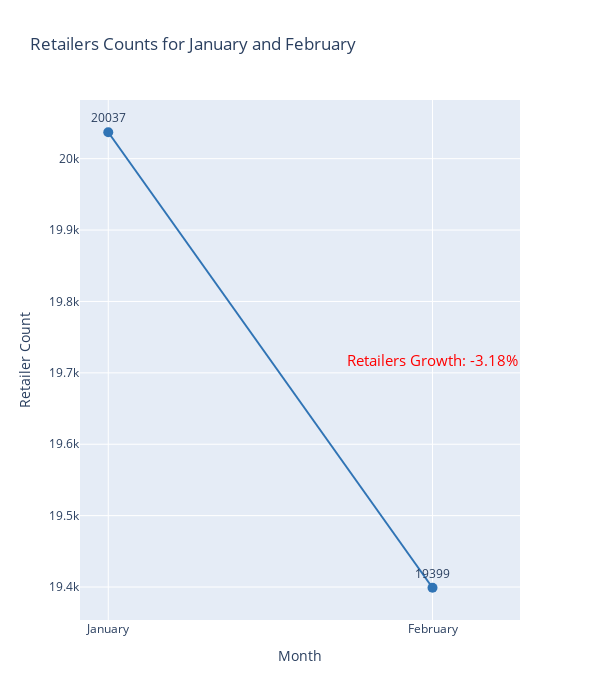

The cell this chart's notebook holds for it:
### Markdown cell above
## Retailers Growth for January and February

### Code cell
import plotly.graph_objects as go

# Data
months = ['January', 'February']
retailers_counts = [20037, 19399]
retailers_growth = -3.18

# Create line chart
fig = go.Figure(data=[
    go.Scatter(
        name='Retailers',
        x=months,
        y=retailers_counts,
        mode='lines+markers+text',
        line=dict(color='#3074b5'),
        marker=dict(color='#3074b5', size=10),
        text=retailers_counts,
        textposition='top center'
    )
])

# Add annotation for the retailers' growth percentage
fig.add_annotation(
    x='February',
    y=(retailers_counts[0] + retailers_counts[1]) / 2,
    text=f'Retailers Growth: {retailers_growth}%',
    showarrow=False,
    font=dict(color='red', size=15),
    align='center'
)

fig.update_layout(
    title='Retailers Growth for January and February',
    xaxis_title='Month',
    yaxis_title='Retailer Count',
    width=600,
    height=700
)

# Show the plot
fig.show()

### Figure 1 — Plotly figure (JSON) as saved in the notebook; plotly's stock layout.template omitted (floating-point values rounded to 4 significant figures)
{"data": [{"line": {"color": "#3074b5"}, "marker": {"color": "#3074b5", "size": 10}, "mode": "lines+markers+text", "name": "Retailers", "text": ["20037", "19399"], "textposition": "top center", "type": "scatter", "x": ["January", "February"], "y": [20037, 19399]}], "layout": {"annotations": [{"align": "center", "font": {"color": "red", "size": 15}, "showarrow": false, "text": "Retailers Growth: -3.18%", "x": "February", "y": 19718}], "height": 700, "title": {"text": "Retailers Counts for January and February"}, "width": 600, "xaxis": {"title": {"text": "Month"}}, "yaxis": {"title": {"text": "Retailer Count"}}}}
